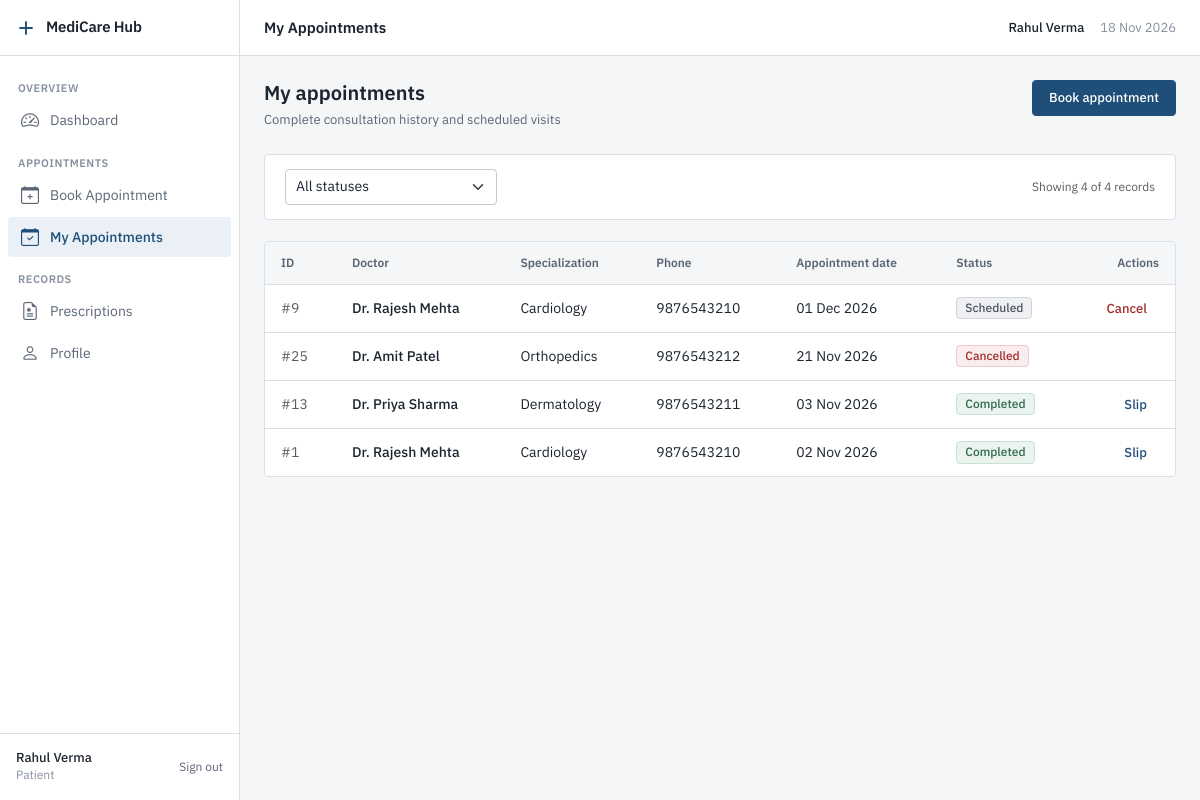
Screenshot of /patient/my_appointments.php (signed in) with the database file from the repository.
### tables this page shows
CREATE TABLE Appointment (
    appointment_id INT AUTO_INCREMENT PRIMARY KEY,
    patient_id INT NOT NULL,
    doctor_id INT NOT NULL,
    appointment_date DATE NOT NULL,
    status ENUM('Scheduled','Completed','Cancelled') DEFAULT 'Scheduled',
    FOREIGN KEY (patient_id) REFERENCES Patient(patient_id) ON DELETE CASCADE,
    FOREIGN KEY (doctor_id) REFERENCES Doctor(doctor_id) ON DELETE CASCADE
);

CREATE TABLE Doctor (
    doctor_id INT AUTO_INCREMENT PRIMARY KEY,
    name VARCHAR(100) NOT NULL,
    specialization VARCHAR(100) NOT NULL,
    phone VARCHAR(20) NOT NULL
);

### includes/functions.php (called while the page is built, shortened)
<?php
function e(string $str): string
{
    return htmlspecialchars($str, ENT_QUOTES, 'UTF-8');
}
function paginate(PDO $pdo, string $countQuery, array $params, int $perPage = 10): array
{
    $stmt = $pdo->prepare($countQuery);
    $stmt->execute($params);
    $totalRecords = (int) $stmt->fetchColumn();
    $totalPages = max(1, (int) ceil($totalRecords / $perPage));
    $currentPage = isset($_GET['page']) ? (int) $_GET['page'] : 1;
    $offset = ($currentPage - 1) * $perPage;
    return [
        'total_pages'   => $totalPages,
        'current_page'  => $currentPage,
        'offset'        => $offset,
        'total_records' => $totalRecords,
    ];
}
function formatDate(string $date): string
{
    return date('d M Y', strtotime($date));
}
function getStatusBadgeClass(string $status): string
{
    return match (strtolower($status)) {
        'scheduled' => 'bg-primary',
        'completed' => 'bg-success',
        'cancelled' => 'bg-danger',
        default     => 'bg-secondary',
    };
}

### patient/my_appointments.php (the view, shortened to what this page needs)
<?php
require_once __DIR__ . '/../config/db.php';
require_once __DIR__ . '/../includes/functions.php';
$patientId = (int)($_SESSION['patient_id'] ?? 0);
$whereConditions = ['a.patient_id = ?'];
$params = [$patientId];
$whereClause = ' WHERE ' . implode(' AND ', $whereConditions);
$countSql = "SELECT COUNT(*) FROM Appointment a $whereClause";
$pagination = paginate($pdo, $countSql, $params, 8);
$sql = "SELECT a.*, d.name AS doctor_name, d.specialization, d.phone AS doctor_phone,
        (SELECT COUNT(*) FROM Prescription pr WHERE pr.appointment_id = a.appointment_id) AS rx_count
        FROM Appointment a
        JOIN Doctor d ON a.doctor_id = d.doctor_id
        $whereClause
        ORDER BY a.appointment_date DESC, a.appointment_id DESC
        LIMIT " . $pagination['offset'] . ", 8";
$stmt = $pdo->prepare($sql);
$stmt->execute($params);
$appointments = $stmt->fetchAll();
require_once __DIR__ . '/../includes/header.php';
?>
<div class="page-header">
    <div>
        <h2 class="page-title">My appointments</h2>
        <p class="page-description">Complete consultation history and scheduled visits</p>
    </div>
    <a href="/medicarehub/patient/book_appointment.php" class="btn btn-primary">Book appointment</a>
</div>
<div class="card mb-4">
    <div class="card-body py-3">
        <form method="GET" action="/medicarehub/patient/my_appointments.php" class="row g-2 align-items-center">
            <div class="col-md-3">
                <select name="status" class="form-select" onchange="this.form.submit()">
                    <option value="">All statuses</option>
                </select>
            </div>
            <div class="col-auto ms-auto text-muted small">
                Showing <?php echo count($appointments); ?> of <?php echo $pagination['total_records']; ?> records
            </div>
        </form>
    </div>
</div>
<div class="table-container">
    <table class="table">
        <thead>
            <tr>
                <th>ID</th>
                <th>Doctor</th>
                <th>Specialization</th>
                <th>Phone</th>
                <th>Appointment date</th>
                <th>Status</th>
                <th class="text-end">Actions</th>
            </tr>
        </thead>
        <tbody>
            <?php if (empty($appointments)): ?>
                <tr>
                    <td colspan="7" class="empty-state">No appointments found.</td>
                </tr>
            <?php else: ?>
                <?php foreach ($appointments as $a): ?>
                    <tr>
                        <td class="text-muted">#<?php echo e((string)$a['appointment_id']); ?></td>
                        <td class="fw-medium"><?php echo e($a['doctor_name']); ?></td>
                        <td><?php echo e($a['specialization']); ?></td>
                        <td class="tabular-nums"><?php echo e($a['doctor_phone']); ?></td>
                        <td><?php echo formatDate($a['appointment_date']); ?></td>
                        <td>
                            <span class="badge <?php echo getStatusBadgeClass($a['status']); ?>">
                                <?php echo e($a['status']); ?>
                            </span>
                        </td>
                        <td class="text-end">
                            <?php if ($a['rx_count'] > 0): ?>
                                <a href="/medicarehub/patient/prescription_print.php?appointment_id=<?php echo $a['appointment_id']; ?>" target="_blank" class="table-action-link">Slip</a>
                            <?php endif; ?>
                            <?php if ($a['status'] === 'Scheduled'): ?>
                                <form method="POST" action="/medicarehub/patient/my_appointments.php" class="d-inline m-0" onsubmit="return confirm('Are you sure you want to cancel this appointment?');">
                                    <button type="submit" class="table-action-link text-danger border-0 bg-transparent p-0">Cancel</button>
                                </form>
                            <?php endif; ?>
                        </td>
                    </tr>
                <?php endforeach; ?>
            <?php endif; ?>
        </tbody>
    </table>
</div>
<?php require_once __DIR__ . '/../includes/footer.php'; ?>

### rows the page displays
appointment: appointment_id "9", doctor.name "Dr. Rajesh Mehta", doctor.specialization "Cardiology", doctor.phone "9876543210", appointment_date "01 Dec 2026", status "Scheduled"
appointment: appointment_id "25", doctor.name "Dr. Amit Patel", doctor.specialization "Orthopedics", doctor.phone "9876543212", appointment_date "21 Nov 2026", status "Cancelled"
appointment: appointment_id "13", doctor.name "Dr. Priya Sharma", doctor.specialization "Dermatology", doctor.phone "9876543211", appointment_date "03 Nov 2026", status "Completed"
appointment: appointment_id "1", doctor.name "Dr. Rajesh Mehta", doctor.specialization "Cardiology", doctor.phone "9876543210", appointment_date "02 Nov 2026", status "Completed"

### other values shown
$sectionTitle "OVERVIEW"
$item['label'] "Dashboard"
$sectionTitle "APPOINTMENTS"
$item['label'] "Book Appointment"
$item['label'] "My Appointments"
$sectionTitle "RECORDS"
$item['label'] "Prescriptions"
$item['label'] "Profile"
$userName "Rahul Verma"
$pageTitle "My Appointments"
$_SESSION['user_name'] "Rahul Verma"
count($appointments) "4"
$pagination['total_records'] "4"
